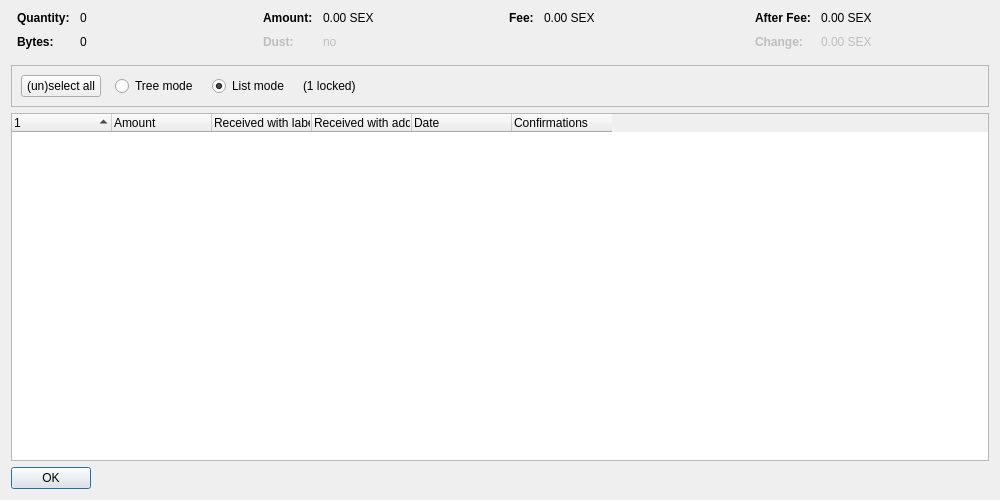
<?xml version="1.0" encoding="UTF-8"?>
<ui version="4.0">
 <class>CoinControlDialog</class>
 <widget class="QDialog" name="CoinControlDialog">
  <property name="geometry">
   <rect>
    <x>0</x>
    <y>0</y>
    <width>1000</width>
    <height>500</height>
   </rect>
  </property>
  <property name="windowTitle">
   <string>Coin Selection</string>
  </property>
  <layout class="QVBoxLayout" name="verticalLayout">
   <item>
    <layout class="QHBoxLayout" name="horizontalLayoutTop" stretch="0,0,0,0">
     <property name="topMargin">
      <number>0</number>
     </property>
     <property name="bottomMargin">
      <number>10</number>
     </property>
     <item>
      <layout class="QFormLayout" name="formLayoutCoinControl1">
       <property name="horizontalSpacing">
        <number>10</number>
       </property>
       <property name="verticalSpacing">
        <number>10</number>
       </property>
       <property name="leftMargin">
        <number>6</number>
       </property>
       <property name="rightMargin">
        <number>6</number>
       </property>
       <item row="0" column="0">
        <widget class="QLabel" name="labelCoinControlQuantityText">
         <property name="font">
          <font>
           <weight>75</weight>
           <bold>true</bold>
          </font>
         </property>
         <property name="text">
          <string>Quantity:</string>
         </property>
        </widget>
       </item>
       <item row="0" column="1">
        <widget class="QLabel" name="labelCoinControlQuantity">
         <property name="cursor">
          <cursorShape>IBeamCursor</cursorShape>
         </property>
         <property name="contextMenuPolicy">
          <enum>Qt::ActionsContextMenu</enum>
         </property>
         <property name="text">
          <string notr="true">0</string>
         </property>
         <property name="textInteractionFlags">
          <set>Qt::LinksAccessibleByMouse|Qt::TextSelectableByKeyboard|Qt::TextSelectableByMouse</set>
         </property>
        </widget>
       </item>
       <item row="1" column="0">
        <widget class="QLabel" name="labelCoinControlBytesText">
         <property name="font">
          <font>
           <weight>75</weight>
           <bold>true</bold>
          </font>
         </property>
         <property name="text">
          <string>Bytes:</string>
         </property>
        </widget>
       </item>
       <item row="1" column="1">
        <widget class="QLabel" name="labelCoinControlBytes">
         <property name="cursor">
          <cursorShape>IBeamCursor</cursorShape>
         </property>
         <property name="contextMenuPolicy">
          <enum>Qt::ActionsContextMenu</enum>
         </property>
         <property name="text">
          <string notr="true">0</string>
         </property>
         <property name="textInteractionFlags">
          <set>Qt::LinksAccessibleByMouse|Qt::TextSelectableByKeyboard|Qt::TextSelectableByMouse</set>
         </property>
        </widget>
       </item>
      </layout>
     </item>
     <item>
      <layout class="QFormLayout" name="formLayoutCoinControl2">
       <property name="horizontalSpacing">
        <number>10</number>
       </property>
       <property name="verticalSpacing">
        <number>10</number>
       </property>
       <property name="leftMargin">
        <number>6</number>
       </property>
       <property name="rightMargin">
        <number>6</number>
       </property>
       <item row="0" column="0">
        <widget class="QLabel" name="labelCoinControlAmountText">
         <property name="font">
          <font>
           <weight>75</weight>
           <bold>true</bold>
          </font>
         </property>
         <property name="text">
          <string>Amount:</string>
         </property>
        </widget>
       </item>
       <item row="0" column="1">
        <widget class="QLabel" name="labelCoinControlAmount">
         <property name="cursor">
          <cursorShape>IBeamCursor</cursorShape>
         </property>
         <property name="contextMenuPolicy">
          <enum>Qt::ActionsContextMenu</enum>
         </property>
         <property name="text">
          <string notr="true">0.00 SEX</string>
         </property>
         <property name="textInteractionFlags">
          <set>Qt::LinksAccessibleByMouse|Qt::TextSelectableByKeyboard|Qt::TextSelectableByMouse</set>
         </property>
        </widget>
       </item>
       <item row="1" column="0">
        <widget class="QLabel" name="labelCoinControlLowOutputText">
         <property name="enabled">
          <bool>false</bool>
         </property>
         <property name="font">
          <font>
           <weight>75</weight>
           <bold>true</bold>
          </font>
         </property>
         <property name="text">
          <string>Dust:</string>
         </property>
        </widget>
       </item>
       <item row="1" column="1">
        <widget class="QLabel" name="labelCoinControlLowOutput">
         <property name="enabled">
          <bool>false</bool>
         </property>
         <property name="cursor">
          <cursorShape>IBeamCursor</cursorShape>
         </property>
         <property name="contextMenuPolicy">
          <enum>Qt::ActionsContextMenu</enum>
         </property>
         <property name="text">
          <string notr="true">no</string>
         </property>
         <property name="textInteractionFlags">
          <set>Qt::LinksAccessibleByMouse|Qt::TextSelectableByKeyboard|Qt::TextSelectableByMouse</set>
         </property>
        </widget>
       </item>
      </layout>
     </item>
     <item>
      <layout class="QFormLayout" name="formLayoutCoinControl3">
       <property name="horizontalSpacing">
        <number>10</number>
       </property>
       <property name="verticalSpacing">
        <number>10</number>
       </property>
       <property name="leftMargin">
        <number>6</number>
       </property>
       <property name="rightMargin">
        <number>6</number>
       </property>
       <item row="0" column="0">
        <widget class="QLabel" name="labelCoinControlFeeText">
         <property name="font">
          <font>
           <weight>75</weight>
           <bold>true</bold>
          </font>
         </property>
         <property name="text">
          <string>Fee:</string>
         </property>
        </widget>
       </item>
       <item row="0" column="1">
        <widget class="QLabel" name="labelCoinControlFee">
         <property name="cursor">
          <cursorShape>IBeamCursor</cursorShape>
         </property>
         <property name="contextMenuPolicy">
          <enum>Qt::ActionsContextMenu</enum>
         </property>
         <property name="text">
          <string notr="true">0.00 SEX</string>
         </property>
         <property name="textInteractionFlags">
          <set>Qt::LinksAccessibleByMouse|Qt::TextSelectableByKeyboard|Qt::TextSelectableByMouse</set>
         </property>
        </widget>
       </item>
      </layout>
     </item>
     <item>
      <layout class="QFormLayout" name="formLayoutCoinControl4">
       <property name="horizontalSpacing">
        <number>10</number>
       </property>
       <property name="verticalSpacing">
        <number>10</number>
       </property>
       <property name="leftMargin">
        <number>6</number>
       </property>
       <property name="rightMargin">
        <number>6</number>
       </property>
       <item row="0" column="0">
        <widget class="QLabel" name="labelCoinControlAfterFeeText">
         <property name="font">
          <font>
           <weight>75</weight>
           <bold>true</bold>
          </font>
         </property>
         <property name="text">
          <string>After Fee:</string>
         </property>
        </widget>
       </item>
       <item row="0" column="1">
        <widget class="QLabel" name="labelCoinControlAfterFee">
         <property name="cursor">
          <cursorShape>IBeamCursor</cursorShape>
         </property>
         <property name="contextMenuPolicy">
          <enum>Qt::ActionsContextMenu</enum>
         </property>
         <property name="text">
          <string notr="true">0.00 SEX</string>
         </property>
         <property name="textInteractionFlags">
          <set>Qt::LinksAccessibleByMouse|Qt::TextSelectableByKeyboard|Qt::TextSelectableByMouse</set>
         </property>
        </widget>
       </item>
       <item row="1" column="0">
        <widget class="QLabel" name="labelCoinControlChangeText">
         <property name="enabled">
          <bool>false</bool>
         </property>
         <property name="font">
          <font>
           <weight>75</weight>
           <bold>true</bold>
          </font>
         </property>
         <property name="text">
          <string>Change:</string>
         </property>
        </widget>
       </item>
       <item row="1" column="1">
        <widget class="QLabel" name="labelCoinControlChange">
         <property name="enabled">
          <bool>false</bool>
         </property>
         <property name="cursor">
          <cursorShape>IBeamCursor</cursorShape>
         </property>
         <property name="contextMenuPolicy">
          <enum>Qt::ActionsContextMenu</enum>
         </property>
         <property name="text">
          <string notr="true">0.00 SEX</string>
         </property>
         <property name="textInteractionFlags">
          <set>Qt::LinksAccessibleByMouse|Qt::TextSelectableByKeyboard|Qt::TextSelectableByMouse</set>
         </property>
        </widget>
       </item>
      </layout>
     </item>
    </layout>
   </item>
   <item>
    <widget class="QFrame" name="frame">
     <property name="minimumSize">
      <size>
       <width>0</width>
       <height>40</height>
      </size>
     </property>
     <property name="frameShape">
      <enum>QFrame::StyledPanel</enum>
     </property>
     <property name="frameShadow">
      <enum>QFrame::Sunken</enum>
     </property>
     <layout class="QHBoxLayout" name="horizontalLayout">
      <item>
       <layout class="QHBoxLayout" name="horizontalLayoutPanel" stretch="0,0,0,0,0">
        <property name="spacing">
         <number>14</number>
        </property>
        <item>
         <widget class="QPushButton" name="pushButtonSelectAll">
          <property name="sizePolicy">
           <sizepolicy hsizetype="Maximum" vsizetype="Fixed">
            <horstretch>0</horstretch>
            <verstretch>0</verstretch>
           </sizepolicy>
          </property>
          <property name="text">
           <string>(un)select all</string>
          </property>
          <property name="autoDefault">
           <bool>false</bool>
          </property>
         </widget>
        </item>
        <item>
         <widget class="QRadioButton" name="radioTreeMode">
          <property name="sizePolicy">
           <sizepolicy hsizetype="Maximum" vsizetype="Fixed">
            <horstretch>0</horstretch>
            <verstretch>0</verstretch>
           </sizepolicy>
          </property>
          <property name="text">
           <string>Tree mode</string>
          </property>
         </widget>
        </item>
        <item>
         <widget class="QRadioButton" name="radioListMode">
          <property name="sizePolicy">
           <sizepolicy hsizetype="Maximum" vsizetype="Fixed">
            <horstretch>0</horstretch>
            <verstretch>0</verstretch>
           </sizepolicy>
          </property>
          <property name="text">
           <string>List mode</string>
          </property>
          <property name="checked">
           <bool>true</bool>
          </property>
         </widget>
        </item>
        <item>
         <widget class="QLabel" name="labelLocked">
          <property name="text">
           <string notr="true">(1 locked)</string>
          </property>
         </widget>
        </item>
        <item>
         <spacer name="horizontalSpacer">
          <property name="orientation">
           <enum>Qt::Horizontal</enum>
          </property>
          <property name="sizeHint" stdset="0">
           <size>
            <width>40</width>
            <height>20</height>
           </size>
          </property>
         </spacer>
        </item>
       </layout>
      </item>
     </layout>
    </widget>
   </item>
   <item>
    <widget class="CoinControlTreeWidget" name="treeWidget">
     <property name="contextMenuPolicy">
      <enum>Qt::CustomContextMenu</enum>
     </property>
     <property name="sortingEnabled">
      <bool>false</bool>
     </property>
     <property name="columnCount">
      <number>6</number>
     </property>
     <attribute name="headerShowSortIndicator" stdset="0">
      <bool>true</bool>
     </attribute>
     <attribute name="headerStretchLastSection">
      <bool>false</bool>
     </attribute>
     <column>
      <property name="text">
       <string/>
      </property>
     </column>
     <column>
      <property name="text">
       <string>Amount</string>
      </property>
     </column>
     <column>
      <property name="text">
       <string>Received with label</string>
      </property>
     </column>
     <column>
      <property name="text">
       <string>Received with address</string>
      </property>
     </column>
     <column>
      <property name="text">
       <string>Date</string>
      </property>
     </column>
     <column>
      <property name="text">
       <string>Confirmations</string>
      </property>
      <property name="toolTip">
       <string>Confirmed</string>
      </property>
     </column>
     <column>
      <property name="text">
       <string/>
      </property>
     </column>
     <column>
      <property name="text">
       <string/>
      </property>
     </column>
     <column>
      <property name="text">
       <string/>
      </property>
     </column>
     <column>
      <property name="text">
       <string/>
      </property>
     </column>
    </widget>
   </item>
   <item>
    <widget class="QDialogButtonBox" name="buttonBox">
     <property name="sizePolicy">
      <sizepolicy hsizetype="Maximum" vsizetype="Fixed">
       <horstretch>0</horstretch>
       <verstretch>0</verstretch>
      </sizepolicy>
     </property>
     <property name="orientation">
      <enum>Qt::Horizontal</enum>
     </property>
     <property name="standardButtons">
      <set>QDialogButtonBox::Ok</set>
     </property>
    </widget>
   </item>
  </layout>
 </widget>
 <customwidgets>
  <customwidget>
   <class>CoinControlTreeWidget</class>
   <extends>QTreeWidget</extends>
   <header>qt/coincontroltreewidget.h</header>
  </customwidget>
 </customwidgets>
 <resources/>
 <connections/>
</ui>
